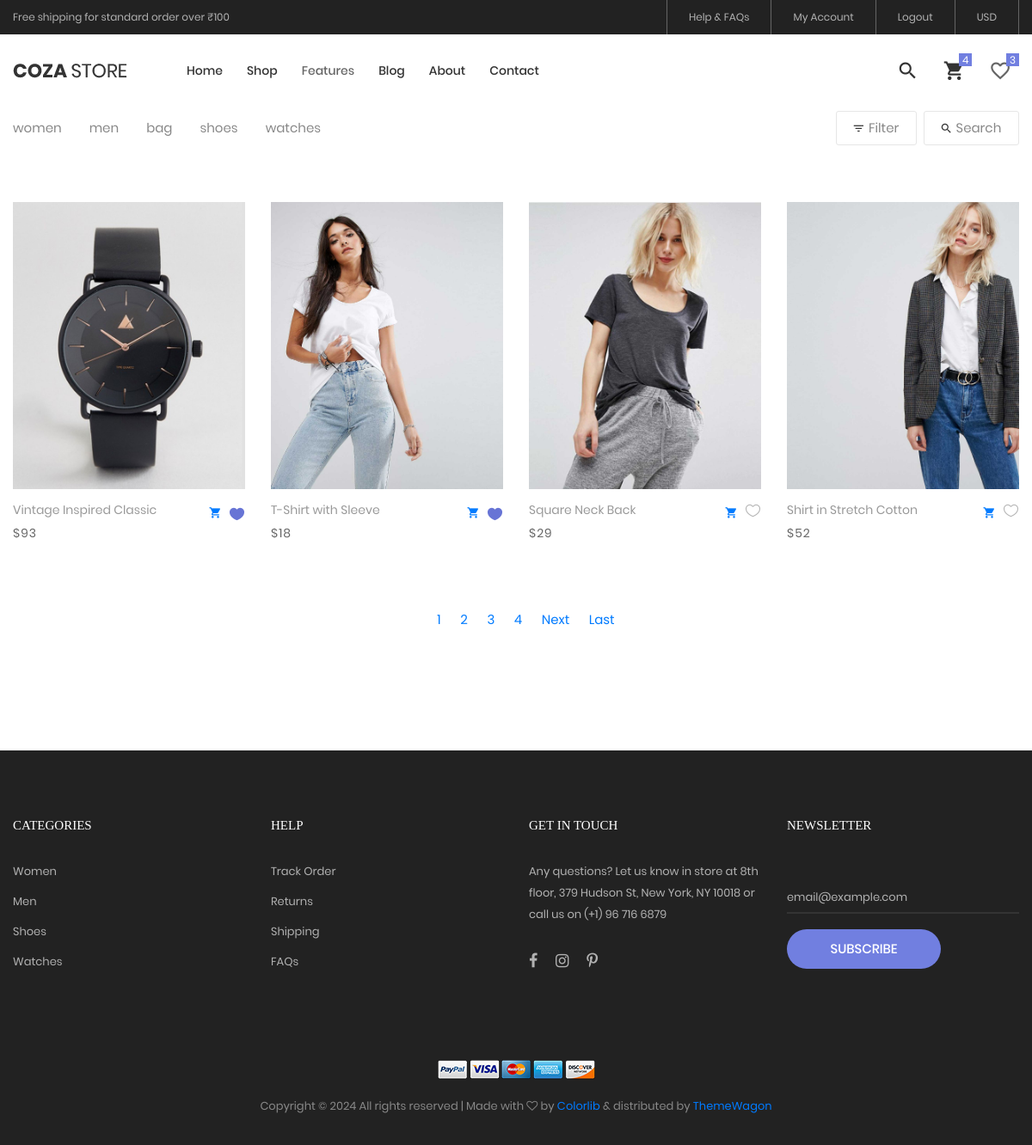
Screenshot of /product (signed in) with the database file from the repository.
### my_app/models.py (models this page shows, shortened)
class categories(models.Model):
    name=models.CharField(max_length=30,blank=True,null=True)

class products(models.Model):
    categories_id = models.ForeignKey(categories,on_delete=models.CASCADE,blank=True,null=True)
    color_id = models.ForeignKey(color,on_delete=models.CASCADE,blank=True,null=True)
    name = models.CharField(max_length=100, blank=True, null=True)
    quantity = models.IntegerField(default=1,blank=True, null=True)
    img = models.ImageField(upload_to="media", blank=True, null=True)
    color = models.ManyToManyField(color_cart,blank=True,null=True)
    rating1= models.IntegerField(blank=True, null=True)
    half_rating= models.IntegerField(blank=True, null=True)
    size = models.ManyToManyField(size_cart,blank=True,null=True)
    price = models.IntegerField()
    description = models.TextField()

### my_app/views.py (the view)
# urls.py: path('product',hv.product, name='product'),
def product(request):
    uid = signup.objects.get(email=request.session['email'])
    get_cart = add_to_cart.objects.filter(user_id=uid)
    get_cart_count = add_to_cart.objects.filter(user_id=uid).count()
    get_wishlist = wish_list.objects.filter(user_id = uid)
    get_wishlist1 = wish_list.objects.filter(user_id = uid).values_list('products_id',flat=True)
    get_wishlist_count = wish_list.objects.filter(user_id=uid).count()
    get_color_category = color.objects.all()
    mid = categories.objects.all()
    product = products.objects.all()
    sort_order = request.GET.get('sort','name_desc')
    all_product =[]
    for i in get_cart:
        all_product.append(i.total_prize)
    get_subtotal = sum(all_product)
    if sort_order:
        if sort_order == 'name_asc':
            product = products.objects.order_by('name')
        elif sort_order == 'price_asc':
            product = products.objects.order_by('price')
        elif sort_order == 'price_desc':
            product = products.objects.order_by('-price')
        else:
            product = products.objects.order_by('-name')
    else:
            product = products.objects.all()
    paginator = Paginator(product,4)
    page_number = request.GET.get("page",1)
    product = paginator.get_page(page_number)
    show_page = paginator.get_elided_page_range(page_number,on_each_side=1,on_ends=1)
    context = {'mid' : mid , 'product' : product, "get_color_category":get_color_category,"show_page":show_page,
               "get_cart": get_cart,"get_cart_count":get_cart_count,"get_wishlist_count":get_wishlist_count,
               "get_wishlist":get_wishlist,"get_wishlist1":get_wishlist1,"get_subtotal":get_subtotal}
    return render(request, "product.html", context)

### my_app/templates/product.html (shortened to what this page needs)
{% extends 'index.html' %}
{% load static %}
{% block content %}
	<div class="bg0 m-t-23 p-b-140">
		<div class="container">
			<div class="flex-w flex-sb-m p-b-52 p-t-52">
				<div class="flex-w flex-l-m filter-tope-group m-tb-10">
					{% for i in mid %}
							<a href="/product?mid2={{i.id}}">
								<button class="stext-106 cl6 hov1 bor3 trans-04 m-r-32 m-tb-5 " data-filter="*">
									{{i.name}}
								</button>
							</a>
					{% endfor %}
				</div>
				<div class="flex-w flex-c-m m-tb-10">
					<div class="flex-c-m stext-106 cl6 size-104 bor4 pointer hov-btn3 trans-04 m-r-8 m-tb-4 js-show-filter">
						<i class="icon-filter cl2 m-r-6 fs-15 trans-04 zmdi zmdi-filter-list"></i>
						 Filter
					</div>
					<div class="flex-c-m stext-106 cl6 size-105 bor4 pointer hov-btn3 trans-04 m-tb-4 js-show-search">
						<i class="icon-search cl2 m-r-6 fs-15 trans-04 zmdi zmdi-search"></i>
						Search
					</div>
				</div>
			</div>
			<div class="row isotope-grid">
				{% for i in product %}
				<div class="col-sm-6 col-md-4 col-lg-3 p-b-35 isotope-item women">
					<div class="block2">
						<div class="block2-pic hov-img0">
							<img src="{{ i.img }}" alt="IMG-PRODUCT">
						</div>
						<div class="block2-txt flex-w flex-t p-t-14">
							<div class="block2-txt-child1 flex-col-l ">
								<a href="{% url 'product_detail' i.id %}" class="stext-104 cl4 hov-cl1 trans-04 js-name-b2 p-b-6">
									{{i.name}}
								</a>
								<span class="stext-105 cl3">
									${{i.price}}
								</span>
							</div>
							<div class="block2-txt-child2 flex-r p-t-3">
								<a href="{% url 'add_cart' i.id %}">
									<i class="zmdi zmdi-shopping-cart p-r-10"></i>
								</a>
								{% if i.id in get_wishlist1 %}
								<a href="{% url 'add_to_wishlist' i.id %}" class="btn-addwish-b2 dis-block pos-relative">
										<img class="trans-04" src="{% static 'images/icons/icon-heart-02.png' %}" alt="ICON">
										</a>
									{% else %}
										<a href="{% url 'add_to_wishlist' i.id %}" class="btn-addwish-b2 dis-block pos-relative">
										<img class="icon-heart1 dis-block trans-04" src="{% static 'images/icons/icon-heart-01.png' %}" alt="ICON">
										</a>
								{% endif %}
							</div>
						</div>
					</div>
				</div>
				{% endfor %}
			</div>
			<div class="flex-c-m flex-w w-full p-t-45">
				{% for i in show_page %}
				{% if i == product.number %}
				<a href="/product?page={{i}}" class="ml-4">{{i}}</a>
				{% else %}
				<a href="/product?page={{i}}" class="ml-4">{{i}}</a>
				{% endif %}
				{% endfor %}
				{% if product.has_next %}
				<a href="/product?page={{product.next_page_number}}" class="ml-4">Next</a>
				<a href="/product?page={{product.paginator.num_pages}}" class="ml-4">Last</a>
				{% endif %}
			</div>
		</div>
	</div>
{% endblock %}

### my_app/static/css/main.css (style rules this page uses)
.container { max-width: 1380px; }
@media (max-width: 1600px) { .container { max-width: 1200px; } }
.block2-pic { position: relative; }
.block2-txt-child1 { width: calc(100% - 30px); }
.block2-txt-child2 { width: 30px; }
.cl2 { color: #333; }
.cl3 { color: #666; }
.cl4 { color: #999; }
.cl6 { color: #888; }
.stext-104 { font-family: Poppins-Regular; font-size: 14px; line-height: 1.466667; }
.stext-105 { font-family: Poppins-Regular; font-size: 14px; line-height: 1.466667; letter-spacing: 1px; }
.stext-106 { font-family: Poppins-Regular; font-size: 15px; line-height: 1.2; }
.size-104 { min-width: 94px; height: 40px; }
.size-105 { min-width: 111px; height: 40px; }
.bg0 { background-color: #fff; }
.bor3 { border-bottom: 1px solid transparent; }
.bor4 { border: 1px solid #e6e6e6; border-radius: 3px; }
.hov-img0 { display: block; overflow: hidden; }
.hov-img0 img { width: 100%; -webkit-transition: transform 0.9s ease; -o-transition: transform 0.9s ease; -moz-transition: transform 0.9s ease; transition: transform 0.9s ease; }

### my_app/static/css/login.css (style rules this page uses)
* { margin: 0; padding: 0; box-sizing: border-box; font-family: 'Poppins', sans-serif; }

### rows the page displays
categories: name "women"
categories: name "men"
categories: name "bag"
categories: name "shoes"
categories: name "watches"
products: img (picture), name "Vintage Inspired Classic", price "93"
products: img (picture), name "T-Shirt with Sleeve", price "18"
products: img (picture), name "Square Neck Back", price "29"
products: img (picture), name "Shirt in Stretch Cotton", price "52"

### other values shown
{{ i }} "1"
{{ i }} "2" "3" "4"
